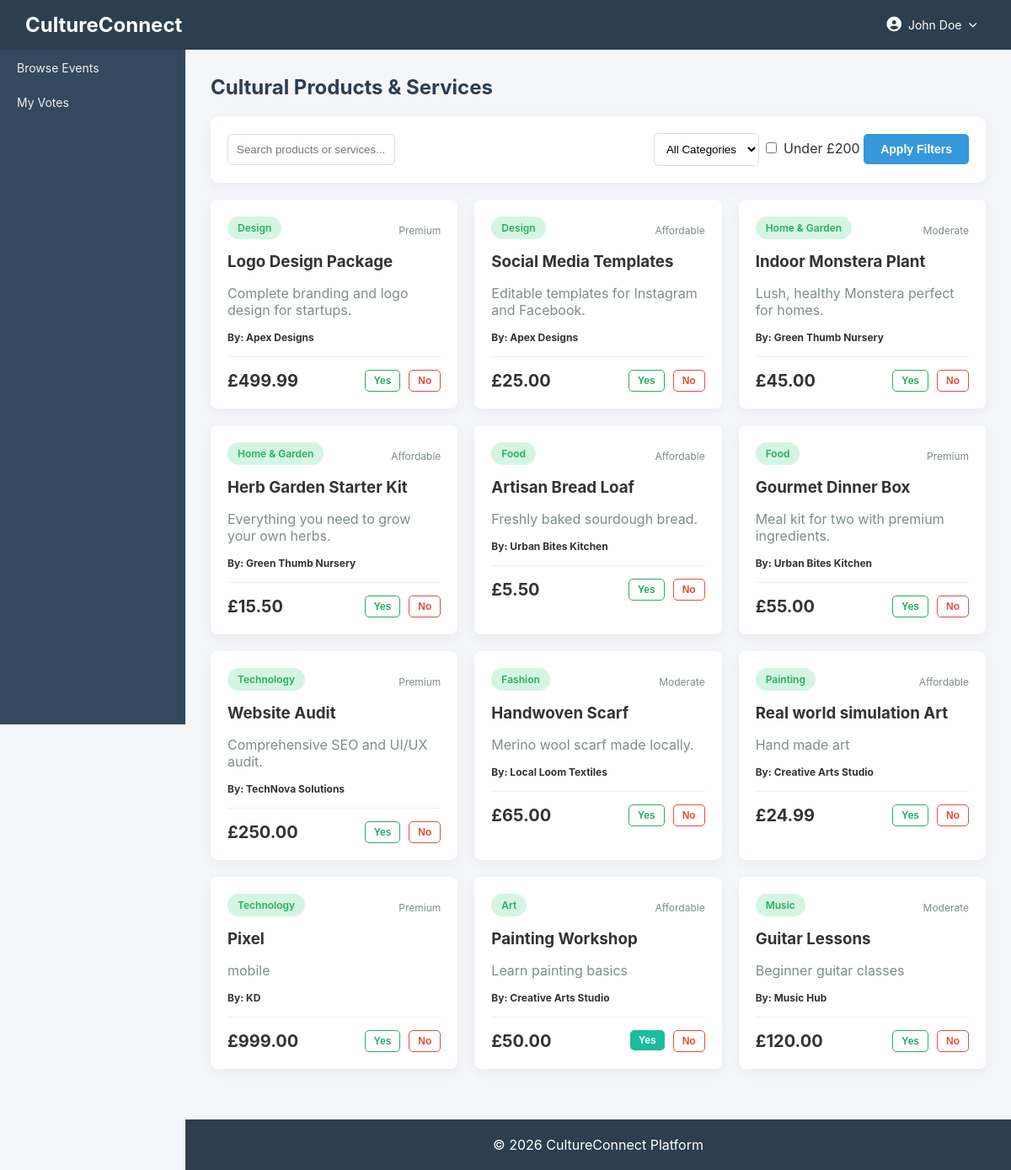
Screenshot of /products (signed in) with the database file from the repository.
### tables this page shows
CREATE TABLE `products` (
  `id` int(11) NOT NULL,
  `sme_id` int(11) DEFAULT NULL,
  `name` varchar(150) DEFAULT NULL,
  `description` text DEFAULT NULL,
  `category` varchar(100) DEFAULT NULL,
  `price_category` enum('Affordable','Moderate','Premium') DEFAULT NULL,
  `price` decimal(10,2) DEFAULT NULL,
  `availability` tinyint(1) DEFAULT 1,
  `created_at` timestamp NOT NULL DEFAULT current_timestamp()
);

CREATE TABLE `smes` (
  `id` int(11) NOT NULL,
  `business_name` varchar(150) DEFAULT NULL,
  `contact_email` varchar(100) DEFAULT NULL,
  `phone` varchar(20) DEFAULT NULL,
  `portfolio_link` varchar(255) DEFAULT NULL,
  `created_at` timestamp NOT NULL DEFAULT current_timestamp()
);

### controllers/ProductController.php (called while the page is built, shortened)
<?php
require_once $_SERVER['DOCUMENT_ROOT'] . '/cultureconnect/models/Product.php';
class ProductController {
    public function index() {
        $productModel = new Product();
        $search = $_GET['search'] ?? null;
        $category = $_GET['category'] ?? null;
        $price_limit = $_GET['price_limit'] ?? null;
        $stmt = $productModel->readAll(null, $search, $category, $price_limit);
        $products = [];
        while ($row = $stmt->fetch(PDO::FETCH_ASSOC)) {
            $products[] = $row;
        }
        $user_votes = [];
        if (isset($_SESSION['user_id'])) {
            $database = new Database();
            $conn = $database->getConnection();
            $stmtVotes = $conn->prepare("SELECT product_id, vote FROM votes WHERE user_id = :user_id");
            $stmtVotes->bindParam(':user_id', $_SESSION['user_id']);
            $stmtVotes->execute();
            $user_votes = $stmtVotes->fetchAll(PDO::FETCH_KEY_PAIR);
        }
        require $_SERVER['DOCUMENT_ROOT'] . '/cultureconnect/views/products/index.php';
    }
}
?>

### index.php (called while the page is built)
<?php
    require_once 'router.php';
?>

### models/Product.php (called while the page is built, shortened)
<?php
require_once $_SERVER['DOCUMENT_ROOT'] . '/cultureconnect/config/database.php';
class Product {
    private $conn;
    private $table_name = "products";
    public function __construct() {
        $database = new Database();
        $this->conn = $database->getConnection();
    }
    public function readAll($sme_id = null, $search = null, $category = null, $price_limit = null) {
        $query = "SELECT p.*, s.business_name FROM " . $this->table_name . " p
                  LEFT JOIN smes s ON p.sme_id = s.id WHERE 1=1";
        $query .= " ORDER BY p.created_at DESC";
        $stmt = $this->conn->prepare($query);
        $stmt->execute();
        return $stmt;
    }
}
?>

### config/database.php (called while the page is built, shortened)
<?php
class Database {
    private $host = "localhost";
    private $db_name = "cultureconnect";
    private $username = "root";
    private $password = "";
    public function getConnection() {
        $this->conn = null;
        try {
            $this->conn = new PDO(
                "mysql:host=" . $this->host . ";dbname=" . $this->db_name,
                $this->username,
                $this->password
            );
            $this->conn->setAttribute(PDO::ATTR_ERRMODE, PDO::ERRMODE_EXCEPTION);
        } catch(PDOException $exception) {
            echo "Connection error: " . $exception->getMessage();
        }
        return $this->conn;
    }
}

### views/products/index.php (the view, shortened to what this page needs)
<?php include($_SERVER['DOCUMENT_ROOT'] . '/cultureconnect/views/layouts/header.php'); ?>
<div class="content">
    <div class="flex-between mb-20">
        <h2 class="m-0 color-dark">Cultural Products & Services</h2>
    </div>
    <div class="activity p-20 mb-20">
        <form method="GET" action="/cultureconnect/products" class="flex-between items-center flex-wrap gap-15">
            <div class="flex-grow-1 flex-gap-10">
                <input type="text" name="search" placeholder="Search products or services..." value="<?php echo htmlspecialchars($_GET['search'] ?? ''); ?>" style="width: 100%; border-radius: 6px; border: 1px solid #ddd; padding: 10px;">
            </div>
            <div class="flex-gap-20 items-center">
                <select name="category" style="padding: 10px; border: 1px solid #ddd; border-radius: 6px; background-color: white;">
                    <option value="">All Categories</option>
                </select>
                <label class="flex-gap-5 items-center cursor-pointer">
                    <input type="checkbox" name="price_limit" value="200" <?php echo (isset($_GET['price_limit']) && $_GET['price_limit'] == '200') ? 'checked' : ''; ?>>
                    <span>Under £200</span>
                </label>
                <button type="submit" class="btn btn-primary">Apply Filters</button>
            </div>
        </form>
    </div>
    <div class="grid-3">
        <?php if(count($products) > 0): ?>
            <?php foreach($products as $p):
                $current_vote = $user_votes[$p['id']] ?? null;
            ?>
                <div class="activity p-20 br-8">
                    <div class="flex-between items-center mb-10">
                        <span class="badge badge-success"><?php echo htmlspecialchars($p['category']); ?></span>
                        <span class="fs-12 text-muted"><?php echo htmlspecialchars($p['price_category']); ?></span>
                    </div>
                    <h3 class="m-0"><?php echo htmlspecialchars($p['name']); ?></h3>
                    <p class="text-muted fs-14 mb-15"><?php echo htmlspecialchars($p['description']); ?></p>
                    <div class="fs-12 text-bold mb-15">
                        By: <?php echo htmlspecialchars($p['business_name'] ?? 'Local Vendor'); ?>
                    </div>
                    <div class="flex-between items-center border-top p-top-15">
                        <div class="fs-20 text-bold color-success">£<?php echo number_format($p['price'], 2); ?></div>
                        <?php if(isset($_SESSION['user_id']) && $_SESSION['role'] === 'user'): ?>
                            <div class="flex-gap-10">
                                <form action="/cultureconnect/votes/store" method="POST" style="display:inline;">
                                    <button type="submit" class="btn btn-sm <?php echo $current_vote === 'Yes' ? 'btn-success' : 'btn-outline-success'; ?>" title="Beneficial Impact">Yes</button>
                                </form>
                                <form action="/cultureconnect/votes/store" method="POST" style="display:inline;">
                                    <button type="submit" class="btn btn-sm <?php echo $current_vote === 'No' ? 'btn-danger' : 'btn-outline-danger'; ?>" title="No Impact">No</button>
                                </form>
                            </div>
                        <?php endif; ?>
                    </div>
                </div>
            <?php endforeach; ?>
        <?php else: ?>
            <div class="card text-center text-muted" style="grid-column: span 3;">
                No cultural products available at the moment.
            </div>
        <?php endif; ?>
    </div>
</div>
<?php include($_SERVER['DOCUMENT_ROOT'] . '/cultureconnect/views/layouts/footer.php'); ?>

### assets/css/style.css (style rules this page uses)
body { margin: 0; font-family: 'Inter', Arial, Helvetica, sans-serif; background: #f4f6f9; color: #333; }
.content { margin-left: 220px; padding: 30px; min-height: calc(100vh - 60px); }
.btn { display: inline-block; padding: 10px 20px; border-radius: 5px; text-decoration: none; font-weight: bold; cursor: pointer; border: none; transition: background 0.3s; font-size: 14px; text-align: center; }
.btn-primary { background: #3498db; color: white; }
.btn-success { background: #1abc9c; color: white; }
.activity { background: white; padding: 20px; border-radius: 10px; box-shadow: 0 4px 15px rgba(0,0,0,0.05); }
.btn-sm { padding: 5px 10px; font-size: 12px; }
.btn-outline-success { background: transparent; border: 1px solid #27ae60; color: #27ae60; }
.btn-outline-danger { background: transparent; border: 1px solid #e74c3c; color: #e74c3c; }
.grid-3 { display: grid; grid-template-columns: repeat(3, 1fr); gap: 20px; }
.items-center { align-items: center; }
.fs-12 { font-size: 12px; }
.br-8 { border-radius: 8px; }
.p-20 { padding: 20px; }
.text-bold { font-weight: bold; }
.text-muted { color: #7f8c8d; }
.mb-10 { margin-bottom: 10px; }
.mb-15 { margin-bottom: 15px; }
.mb-20 { margin-bottom: 20px; }
.flex-between { display: flex; justify-content: space-between; align-items: center; }
.flex-gap-10 { display: flex; gap: 10px; }
.m-0 { margin: 0; }
.fs-20 { font-size: 20px; }
.color-dark { color: #2c3e50; }
.p-top-15 { padding-top: 15px; }
.border-top { border-top: 1px solid #ecf0f1; }
.cursor-pointer { cursor: pointer; }
.badge { display: inline-block; padding: 6px 12px; border-radius: 20px; font-size: 12px; font-weight: 600; background: #ecf0f1; color: #34495e; margin-right: 5px; margin-bottom: 5px; }
.badge-success { background: #d5f5e3; color: #27ae60; }

### rows the page displays
products: category "Design", price_category "Premium", name "Logo Design Package", description "Complete branding and logo design for startups.", sme.business_name "Apex Designs", price "499.99"
products: category "Design", price_category "Affordable", name "Social Media Templates", description "Editable templates for Instagram and Facebook.", sme.business_name "Apex Designs", price "25.00"
products: category "Home & Garden", price_category "Moderate", name "Indoor Monstera Plant", description "Lush, healthy Monstera perfect for homes.", sme.business_name "Green Thumb Nursery", price "45.00"
products: category "Home & Garden", price_category "Affordable", name "Herb Garden Starter Kit", description "Everything you need to grow your own herbs.", sme.business_name "Green Thumb Nursery", price "15.50"
products: category "Food", price_category "Affordable", name "Artisan Bread Loaf", description "Freshly baked sourdough bread.", sme.business_name "Urban Bites Kitchen", price "5.50"
products: category "Food", price_category "Premium", name "Gourmet Dinner Box", description "Meal kit for two with premium ingredients.", sme.business_name "Urban Bites Kitchen", price "55.00"
products: category "Technology", price_category "Premium", name "Website Audit", description "Comprehensive SEO and UI/UX audit.", sme.business_name "TechNova Solutions", price "250.00"
products: category "Fashion", price_category "Moderate", name "Handwoven Scarf", description "Merino wool scarf made locally.", sme.business_name "Local Loom Textiles", price "65.00"
products: category "Painting", price_category "Affordable", name "Real world simulation Art", description "Hand made art", sme.business_name "Creative Arts Studio", price "24.99"
products: category "Technology", price_category "Premium", name "Pixel", description "mobile", sme.business_name "KD", price "999.00"
products: category "Art", price_category "Affordable", name "Painting Workshop", description "Learn painting basics", sme.business_name "Creative Arts Studio", price "50.00"
products: category "Music", price_category "Moderate", name "Guitar Lessons", description "Beginner guitar classes", sme.business_name "Music Hub", price "120.00"

### other values shown
$_SESSION['username'] "John Doe"
